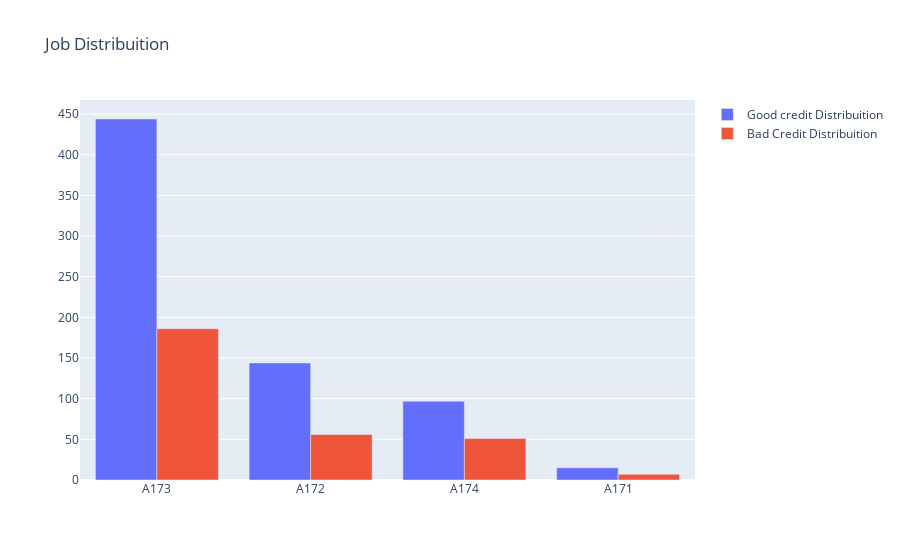

Notebook source saved alongside this figure:
### Code cell
trace0 = go.Bar(
    x = df[df["Class"]== 1]["Job"].value_counts().index.values,
    y = df[df["Class"]== 1]["Job"].value_counts().values,
    name='Good credit Distribuition'
)

#Second plot
trace1 = go.Bar(
    x = df[df["Class"]== 2]["Job"].value_counts().index.values,
    y = df[df["Class"]== 2]["Job"].value_counts().values,
    name="Bad Credit Distribuition"
)

data = [trace0, trace1]

layout = go.Layout(
    title='Job Distribuition'
)

fig = go.Figure(data=data, layout=layout)

py.iplot(fig, filename='grouped-bar')

### Figure 1 — Plotly figure (JSON) as saved in the notebook; plotly's stock layout.template omitted (floating-point values rounded to 4 significant figures)
{"data": [{"name": "Good credit Distribuition", "type": "bar", "x": ["A173", "A172", "A174", "A171"], "y": [444, 144, 97, 15]}, {"name": "Bad Credit Distribuition", "type": "bar", "x": ["A173", "A172", "A174", "A171"], "y": [186, 56, 51, 7]}], "layout": {"title": {"text": "Job Distribuition"}}}
